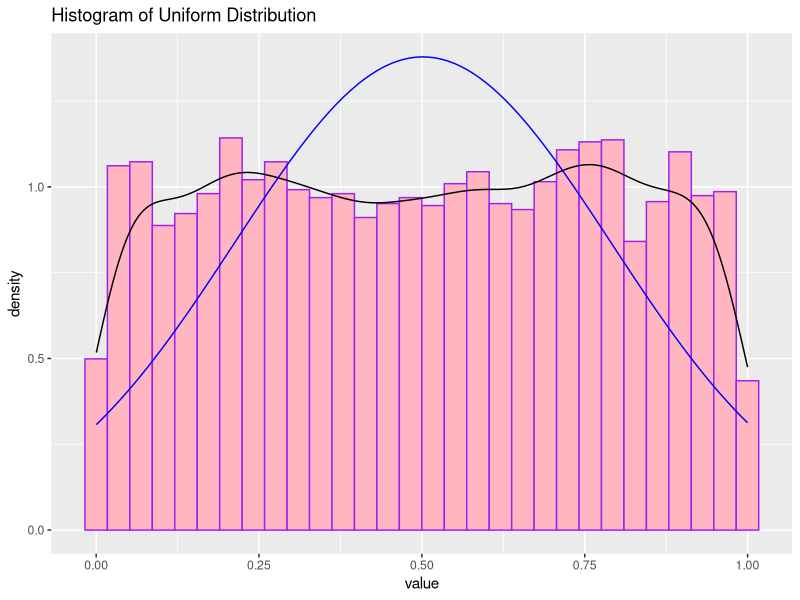

Recreate this plot in R.
#Name: Jennifer Park
#Operating system: RStudio

library('ggplot2')
library('fitdistrplus')
library('reshape2')

#Question 2
#Dataset of 5000 random numbers
#Uniform distribution
library(ggplot2)

#generating random numbers using uniform distribution
dataset<-runif(5000)
#sample mean
mean(dataset)
#sample standard deviation
sd(dataset)
#histogram with density line using ggplot
ggplotdata<-data.frame(value=dataset)
p<-ggplot(ggplotdata, aes(value))+
  geom_histogram(aes(y=after_stat(density)), color="purple", fill="lightpink")+
  geom_density()+
  geom_function(fun=dnorm, args=list(mean=0.5015054, sd=0.289315), color="blue")+
  labs(title="Histogram of Uniform Distribution")
#normal curve overlay

print(p)
